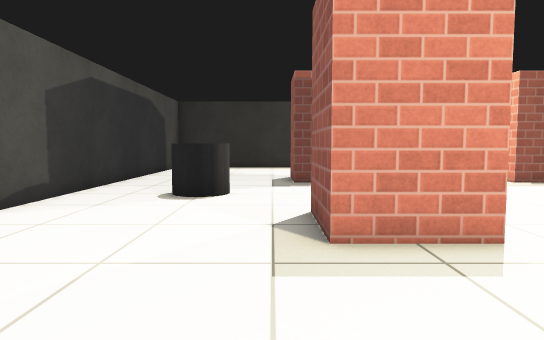
View 1 (above)

22 first-person views from a walk through a robot-simulator world made for Gazebo. The camera is 0.68 m above the floor, tilts 4° down and sees 75° across. The floor is counted in squares, 0.5 m on a side. Each view is taken from the middle of a square. On the plan, view 1 faces up. The plan holds only what a view shows up to about 15 squares ahead; the rest is blank. Gazebo's built-in surfaces are drawn with simple patterns.

View 2
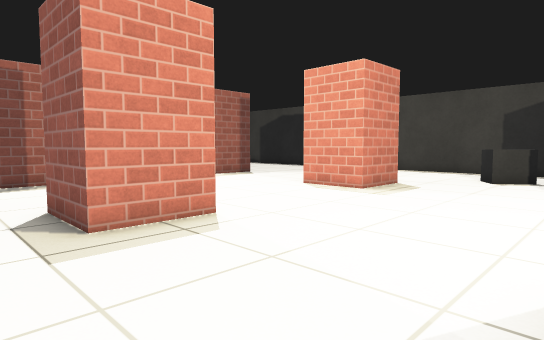

View 3
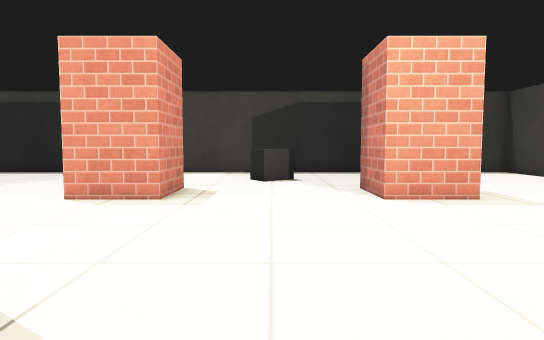

View 4
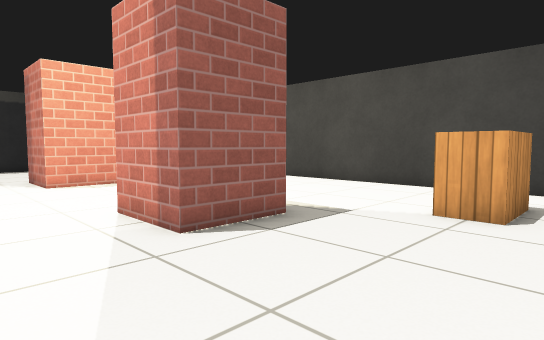

View 5
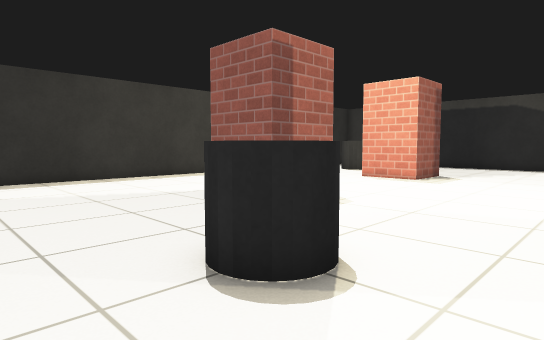

View 6
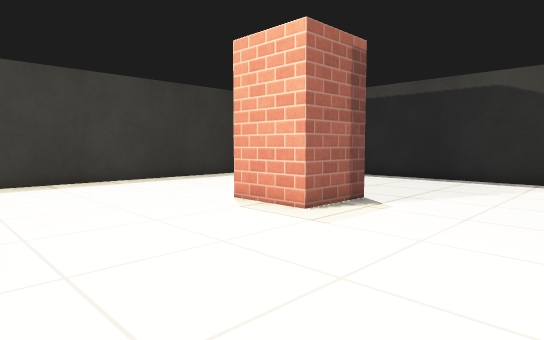

View 7
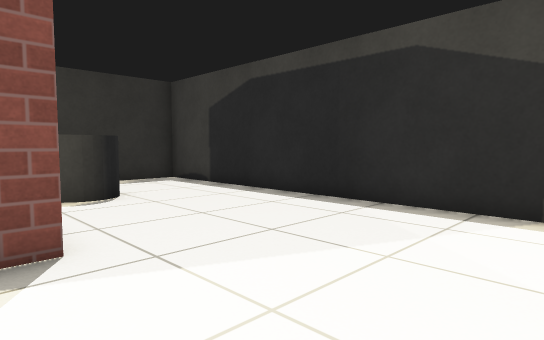

View 8
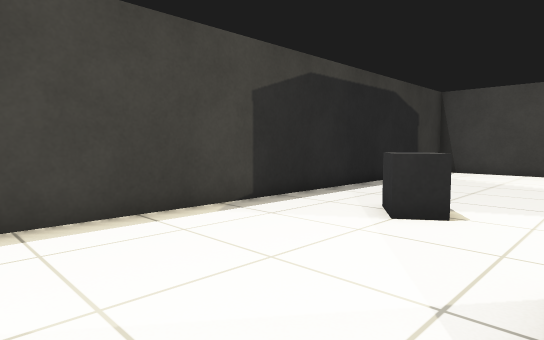

View 9
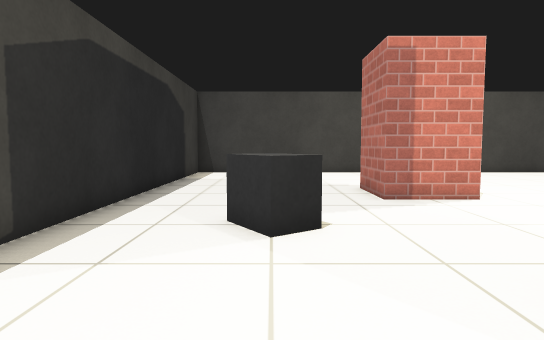

View 10
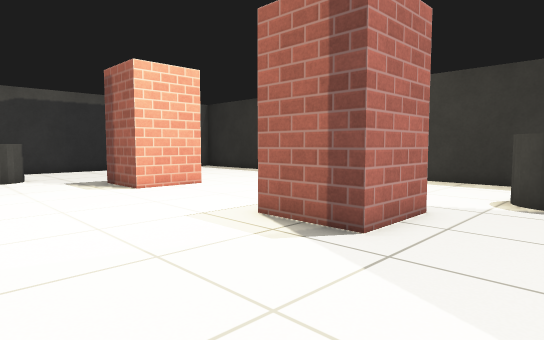

View 11
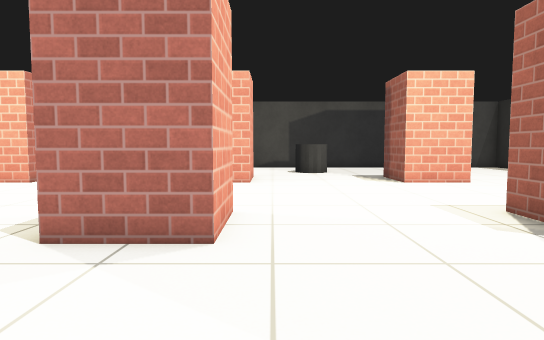

View 12
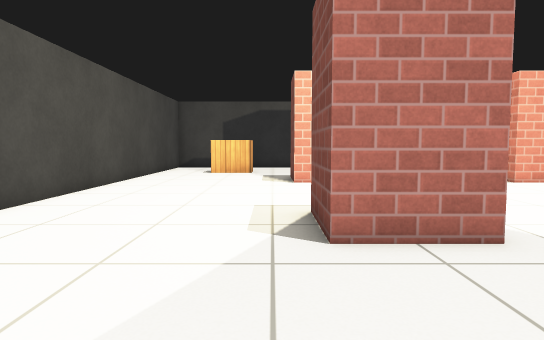

View 13
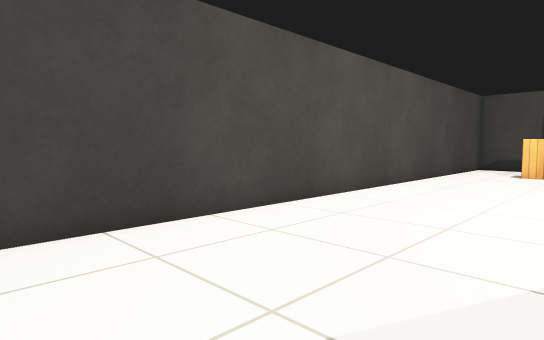

View 14
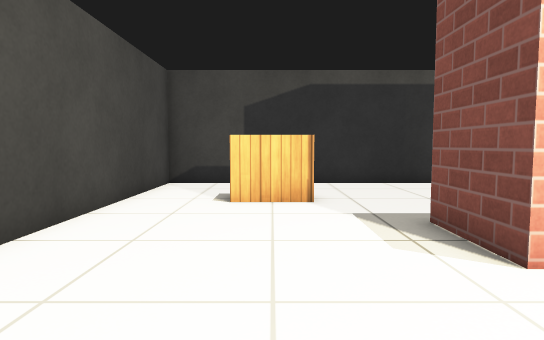

View 15
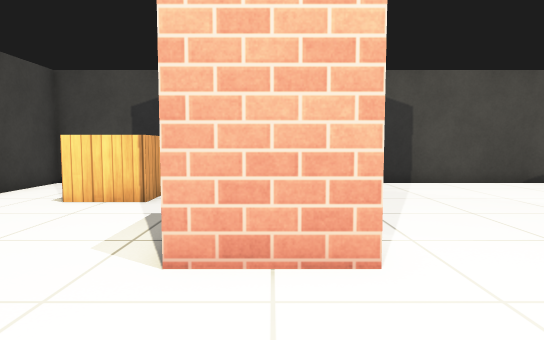

View 16
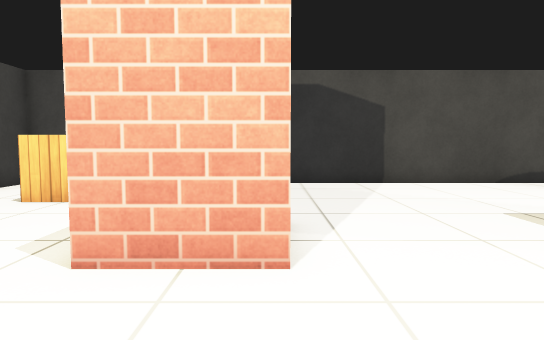

View 17
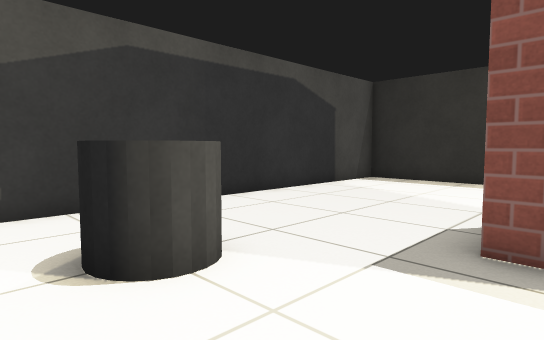

View 18
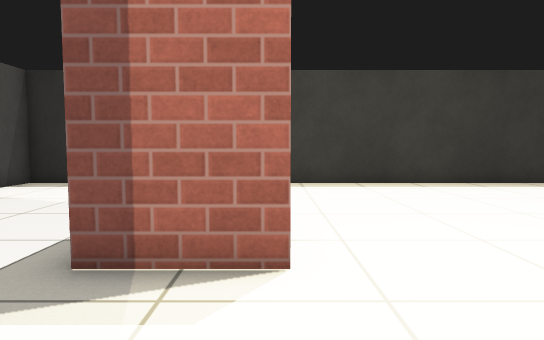

View 19
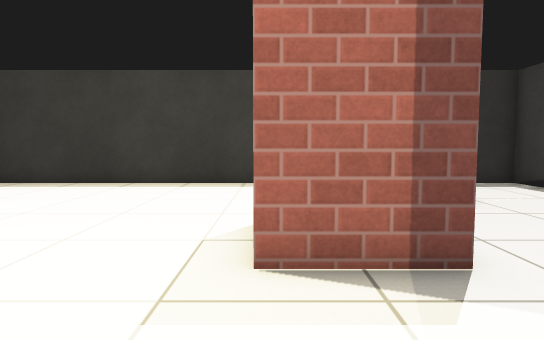

View 20
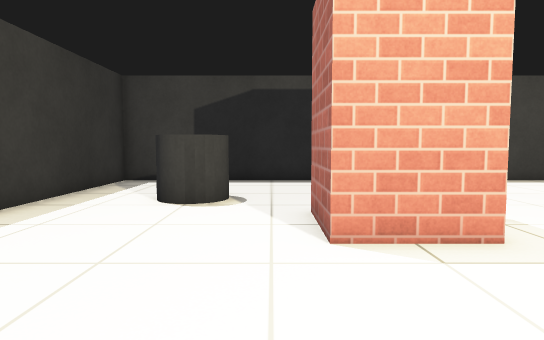

View 21
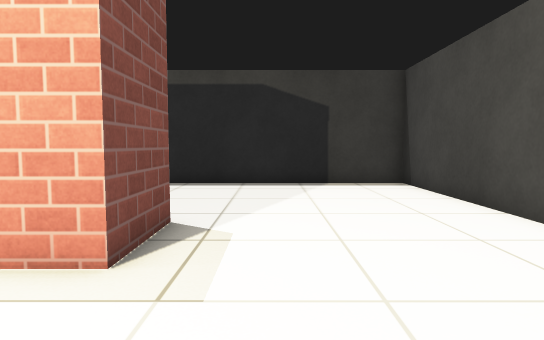

View 22
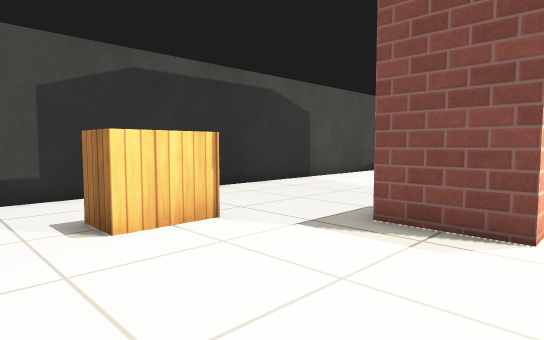

### Floor plan
Key: @ floor where view 1 was taken; # wall or solid block; . floor; P pillar; C dark grey cylinder; B dark grey box; W wooden box.
Columns run from 6 left of view 1 to 18 right of it. Each row starts with its distance up from view 1.
 22 #########################
 21 #.......................#
 20 #.......................#
 19 #..................C....#
 18 #.................C C...#
 17 #..................C....#
 16 #.......................#
 15 #......P P.....PPP......#
 14 #......P P.....P P......#
 13 #......PPP.....PPP......#
 12 #.......................#
 11 #...C...................#
 10 #..CCC..................#
  9 #...C...................#
  8 #.......................#
  7 #......PPP.....PPP......#
  6 #......P P.....P P......#
  5 #......PPP.....PPP......#
  4 #.......................#
  3 #...................B...#
  2 #..................BBB..#
  1 #...................B...#
  0 #.....@.................#
 -1 #......PPP.....PPP......#
 -2 #......P P.....P P......#
 -3 #......PPP.....PPP......#
 -4 #.......................#
 -5 #..WWW..................#
 -6 #..W W..................#
 -7 #..WWW..................#
 -8 #.......................#
 -9 #.......................#
-10 #########################

Where each view was taken, in squares from view 1:
view 1: 0 up, 0 right, facing up
view 2: 1 down, 1 left, facing up-right
view 3: 2 up, 0 right, facing right
view 4: 2 up, 4 left, facing down-right
view 5: 7 up, 5 left, facing up-right
view 6: 8 up, 3 right, facing up-right
view 7: 8 up, 10 right, facing up-right
view 8: 9 up, 11 right, facing down-right
view 9: 8 up, 14 right, facing down
view 10: 8 up, 14 right, facing up-left
view 11: 8 up, 16 right, facing left
view 12: 4 down, 16 right, facing left
view 13: 4 down, 16 right, facing down-left
view 14: 6 down, 7 right, facing left
view 15: 2 down, 7 right, facing left
view 16: 1 down, 7 right, facing left
view 17: 8 up, 2 right, facing up-left
view 18: 9 up, 3 right, facing up
view 19: 9 up, 9 right, facing up
view 20: 16 up, 4 right, facing right
view 21: 5 down, 5 right, facing right
view 22: 9 down, 4 right, facing up-left
